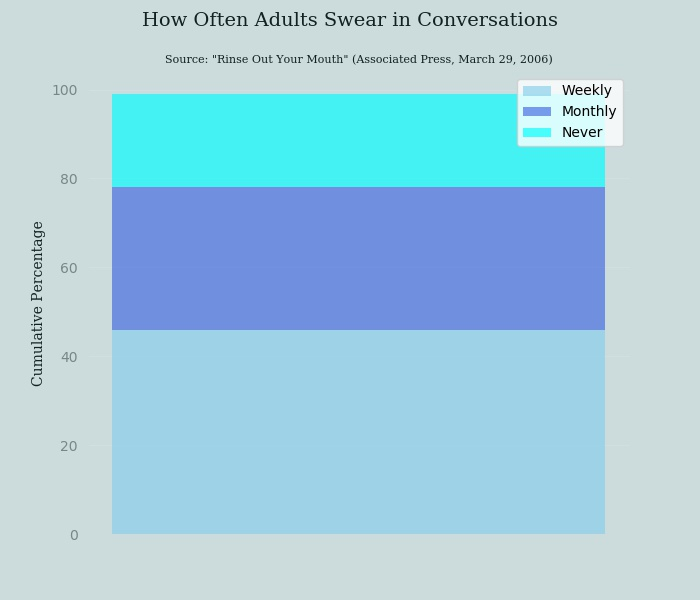

The script that drew this image:
import matplotlib.pyplot as plt
import numpy as np
import pathlib


#NOTE Plot Info Configuration
font     = 'Serif'
title    = 'How Often Adults Swear in Conversations'
source   = 'Source: "Rinse Out Your Mouth" (Associated Press, March 29, 2006)'
ylabel   = 'Cumulative Percentage'
filename = pathlib.Path(__file__).with_suffix('.jpg')


#NOTE Data Configuration
data       = [46, 32, 21]
legend     = ['Weekly', 'Monthly', 'Never']


# NOTE Color Configuration
background = '#CCDCDD'
spines     = background
special    = spines # Bottom and left spines
# --- text colors
bold       = '#112122'
trim       = '#778788'
# --- bar colors
bars       = 'red'
edges      = 'black'
width      = 1
# --- grid colors
grid       = 'white'
alpha      = 0.1


#NOTE Geometry Configuration
x_rotation = 0
x_size     = 7
y_size     = 6
y_ticks    = False
x_ticks    = False


################################################################## Make the plot
plt.gcf().set_size_inches(x_size, y_size)


bottom = []
for datum, color in zip(data, ['skyblue', 'royalblue', 'cyan']):
    plt.bar(0, np.array([datum]), bottom=sum(bottom), color=color, 
            linewidth=width, alpha=0.66)
    bottom.append(np.array([datum]))


plt.xticks([], []) 
plt.ylabel(ylabel, fontsize=10, fontname=font, color=bold)
plt.yticks(color=trim)
plt.suptitle(title, wrap=True, fontsize=14, fontname=font, color=bold)
plt.title(source, wrap=True, fontname=font, fontsize=8, color=bold)
plt.grid(color=grid, alpha=alpha)
plt.legend(legend)

ax = plt.axes()
ax.patch.set_facecolor(background)
ax.figure.set_facecolor(background)
ax.set_axisbelow(True)
for position in ['top', 'right']:
    ax.spines[position].set_color(spines)
for position in ['bottom', 'left']:
    ax.spines[position].set_color(special)
ax.tick_params(top=False, bottom=False, left=y_ticks, right=x_ticks, 
        labelleft=True, labelbottom=True)


plt.savefig(filename, facecolor=ax.figure.get_facecolor())
plt.show()
